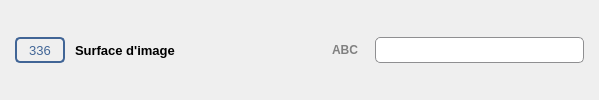
    <widget class="QWidget" name="line_picture" native="true">
     <property name="minimumSize">
      <size>
       <width>0</width>
       <height>40</height>
      </size>
     </property>
     <property name="focusPolicy">
      <enum>Qt::ClickFocus</enum>
     </property>
     <layout class="QHBoxLayout" name="horizontalLayout_6">
      <property name="spacing">
       <number>10</number>
      </property>
      <property name="leftMargin">
       <number>15</number>
      </property>
      <property name="topMargin">
       <number>7</number>
      </property>
      <property name="rightMargin">
       <number>15</number>
      </property>
      <property name="bottomMargin">
       <number>7</number>
      </property>
      <item>
       <widget class="QLabel" name="num_attr_surface">
        <property name="minimumSize">
         <size>
          <width>50</width>
          <height>26</height>
         </size>
        </property>
        <property name="maximumSize">
         <size>
          <width>50</width>
          <height>26</height>
         </size>
        </property>
        <property name="font">
         <font>
          <family>Segoe UI</family>
          <pointsize>10</pointsize>
         </font>
        </property>
        <property name="toolTip">
         <string>Attribut Allplan</string>
        </property>
        <property name="styleSheet">
         <string notr="true">QLabel{border: 2px solid #416596; border-radius: 5px; color: #416596; }</string>
        </property>
        <property name="text">
         <string notr="true">336</string>
        </property>
        <property name="alignment">
         <set>Qt::AlignCenter</set>
        </property>
       </widget>
      </item>
      <item>
       <widget class="QLabel" name="titre_surface">
        <property name="minimumSize">
         <size>
          <width>240</width>
          <height>26</height>
         </size>
        </property>
        <property name="maximumSize">
         <size>
          <width>240</width>
          <height>26</height>
         </size>
        </property>
        <property name="font">
         <font>
          <family>Segoe UI</family>
          <pointsize>10</pointsize>
          <weight>75</weight>
          <bold>true</bold>
         </font>
        </property>
        <property name="text">
         <string>Surface d'image</string>
        </property>
       </widget>
      </item>
      <item>
       <widget class="QLabel" name="bt_type_surface">
        <property name="minimumSize">
         <size>
          <width>40</width>
          <height>26</height>
         </size>
        </property>
        <property name="maximumSize">
         <size>
          <width>40</width>
          <height>26</height>
         </size>
        </property>
        <property name="font">
         <font>
          <family>Segoe UI</family>
          <pointsize>9</pointsize>
          <weight>75</weight>
          <bold>true</bold>
         </font>
        </property>
        <property name="toolTip">
         <string>Texte</string>
        </property>
        <property name="styleSheet">
         <string notr="true">QLabel{color: grey; }</string>
        </property>
        <property name="text">
         <string notr="true">ABC</string>
        </property>
        <property name="alignment">
         <set>Qt::AlignCenter</set>
        </property>
       </widget>
      </item>
      <item>
       <widget class="QWidget" name="surface_widget" native="true">
        <layout class="QHBoxLayout" name="surface_layer">
         <property name="spacing">
          <number>0</number>
         </property>
         <property name="leftMargin">
          <number>0</number>
         </property>
         <property name="topMargin">
          <number>0</number>
         </property>
         <property name="rightMargin">
          <number>0</number>
         </property>
         <property name="bottomMargin">
          <number>0</number>
         </property>
         <item>
          <widget class="QLineEdit" name="surface">
           <property name="minimumSize">
            <size>
             <width>100</width>
             <height>26</height>
            </size>
           </property>
           <property name="maximumSize">
            <size>
             <width>16777215</width>
             <height>26</height>
            </size>
           </property>
           <property name="font">
            <font>
             <family>Segoe UI</family>
             <pointsize>10</pointsize>
            </font>
           </property>
           <property name="styleSheet">
            <string notr="true">QLineEdit{padding-left: 5px; border: 1px solid #8f8f91; border-right-width: 0px; border-top-left-radius:5px; border-bottom-left-radius: 5px; }</string>
           </property>
           <property name="readOnly">
            <bool>true</bool>
           </property>
          </widget>
         </item>
         <item>
          <widget class="QPushButton" name="preview_bt">
           <property name="minimumSize">
            <size>
             <width>40</width>
             <height>26</height>
            </size>
           </property>
           <property name="maximumSize">
            <size>
             <width>40</width>
             <height>26</height>
            </size>
           </property>
           <property name="font">
            <font>
             <family>Segoe UI</family>
             <weight>75</weight>
             <bold>true</bold>
            </font>
           </property>
           <property name="toolTip">
            <string>Afficher l'aperçu de la surface d'image</string>
           </property>
           <property name="styleSheet">
            <string notr="true">QPushButton{border: 1px solid #8f8f91; border-left-width: 0px; padding-left: 1px; border-right-width: 0px; padding-right: 1px; background-color:#FFFFFF; }
QPushButton:hover{border-left-width: 1px; border-right-width: 1px; padding: 0px; background-color: qlineargradient(spread:pad, x1:0, y1:0, x2:0, y2:1, stop:0 #F8F8F8, stop:1 #8FADCC); }
QPushButton:pressed{border-left-width: 1px; border-right-width: 1px; padding: 0px; background-color: qlineargradient(spread:pad, x1:0, y1:0, x2:0, y2:1, stop:0 #8FADCC, stop:1 #F8F8F8); }</string>
           </property>
           <property name="iconSize">
            <size>
             <width>18</width>
             <height>18</height>
            </size>
           </property>
           <property name="flat">
            <bool>true</bool>
           </property>
          </widget>
         </item>
         <item>
          <widget class="QPushButton" name="browser_bt">
           <property name="minimumSize">
            <size>
             <width>40</width>
             <height>26</height>
            </size>
           </property>
           <property name="maximumSize">
            <size>
             <width>40</width>
             <height>26</height>
            </size>
           </property>
           <property name="font">
            <font>
             <family>Segoe UI</family>
             <pointsize>10</pointsize>
            </font>
           </property>
           <property name="toolTip">
            <string>Choisir texture</string>
           </property>
           <property name="styleSheet">
            <string notr="true">QPushButton{border: 1px solid #8f8f91; border-left-width: 0px; padding-left: 1px;  border-top-right-radius: 5px ; border-bottom-right-radius: 5px; background-color:#FFFFFF; }
QPushButton:hover{border-left-width: 1px; padding: 0px; background-color: qlineargradient(spread:pad, x1:0, y1:0, x2:0, y2:1, stop:0 #F8F8F8, stop:1 #8FADCC); }
QPushButton:pressed{border-left-width: 1px; padding: 0px; background-color: qlineargradient(spread:pad, x1:0, y1:0, x2:0, y2:1, stop:0 #8FADCC, stop:1 #F8F8F8); }</string>
           </property>
           <property name="icon">
            <iconset resource="../icones/icons.qrc">
             <normaloff>:/Images/surface.svg</normaloff>:/Images/surface.svg</iconset>
           </property>
           <property name="iconSize">
            <size>
             <width>20</width>
             <height>20</height>
            </size>
           </property>
           <property name="flat">
            <bool>true</bool>
           </property>
          </widget>
         </item>
        </layout>
       </widget>
      </item>
     </layout>
    </widget>
